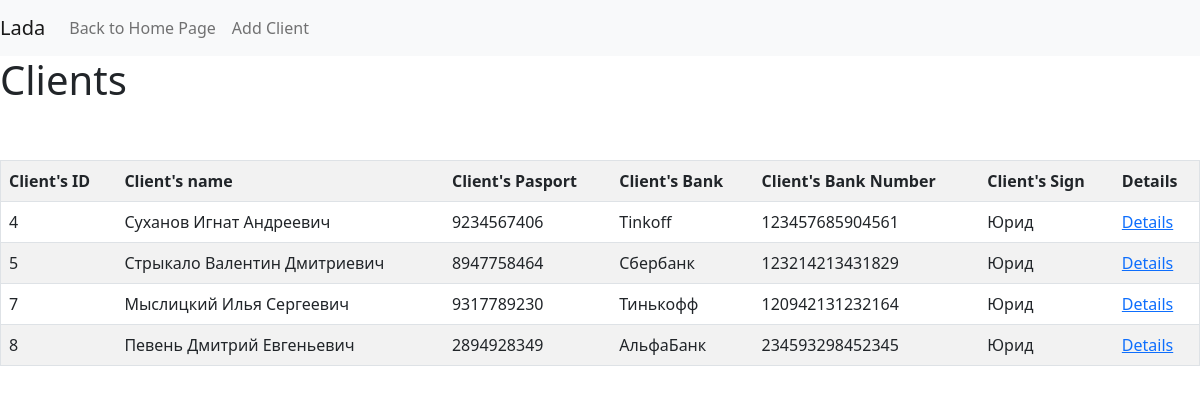
/clients/, run on the app's committed database.
### main/models.py (models this page shows, shortened)
class Client(models.Model):
    fullname = models.CharField(
        verbose_name = 'ПолноеИмя',
        max_length = 50,
        null = False,
        blank = False,
        default = '',
    )
    passport = models.CharField(
        verbose_name = 'Паспорт',
        max_length = 10,
        null = False,
        blank = False,
        default = '',
    )
    bankname = models.CharField(
        verbose_name = 'Банк',
        max_length = 25,
        null = False,
        blank = False,
        default = '',
    )
    banknumber = models.CharField(
        verbose_name = 'БанковскийСчёт',
        max_length = 20,
        null = False,
        blank = False,
        default = '',
    )
    sign = models.CharField(
        verbose_name = 'ЮридическийПризнак',
        max_length = 10,
        null = False,
        blank = False,
        default = '',
    )
    class Meta:
        verbose_name = 'Клиент'
        verbose_name_plural = 'Клиенты'

### main/views.py (the view)
# urls.py: path('clients/',     views.clients),
def clients(request):
    c = base_context(request)
    cl = Client.objects.all()
    c['client_list'] = cl
    return render(request, 'client/clients.html', c)

### main/views.py (called while the page is built)
def base_context(request):
    context = dict()
    context['user'] = request.user
    return context

### main/templates/client/clients.html (shortened to what this page needs)
<!DOCTYPE HTML>
<html>
<head>
    <link href="https://cdn.jsdelivr.net/npm/bootstrap@5.0.0-beta3/dist/css/bootstrap.min.css" rel="stylesheet">
</head>
<body>
<nav class="navbar navbar-expand-lg navbar-light bg-light">
    <a class="navbar-brand" >Lada</a>
    <div class="collapse navbar-collapse" id="navbarSupportedContent">
        <ul class="navbar-nav mr-auto">
            <li class="nav-item">
                <a class="nav-link" href="/">Back to Home Page</a>
            </li>
            <li class="nav-item">
                <a class="nav-link" href="/clients/add">Add Client</a>
            </li>
        </ul>
    </div>
</nav>
<h1>Clients</h1>
<br></br>
<table border="1" class="table table-striped">
    <tr>
        <th>Client's ID</th>
        <th>Client's name</th>
        <th>Client's Pasport</th>
        <th>Client's Bank</th>
        <th>Client's Bank Number</th>
        <th>Client's Sign</th>
        <th>Details</th>
    </tr>
		{% for n in client_list %}
    <tr>
        <td>{{n.id}}</td>
        <td>{{n.fullname}}</td>
        <td>{{n.passport}}</td>
        <td>{{n.bankname}}</td>
        <td>{{n.banknumber}}</td>
        <td>{{n.sign}}</td>
        <td>
            <a href="/clients/{{n.id}}/">Details</a>
        </td>
    </tr>
	{% empty %}
	<tr>
		<td colspan=8>No clients were found, add new <a href="/clients/add">here</a></td>
	</tr>
	{% endfor %}
</table>
</body>
</html>

### data on the page
Client: id "4", fullname "Суханов Игнат Андреевич", passport "9234567406", bankname "Tinkoff", banknumber "123457685904561", sign "Юрид"
Client: id "5", fullname "Стрыкало Валентин Дмитриевич", passport "8947758464", bankname "Сбербанк", banknumber "123214213431829", sign "Юрид"
Client: id "7", fullname "Мыслицкий Илья Сергеевич", passport "9317789230", bankname "Тинькофф", banknumber "120942131232164", sign "Юрид"
Client: id "8", fullname "Певень Дмитрий Евгеньевич", passport "2894928349", bankname "АльфаБанк", banknumber "234593298452345", sign "Юрид"
